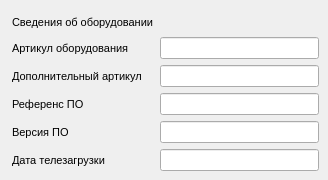
   <widget class="QWidget" name="tab">
    <attribute name="title">
     <string>Идентификация</string>
    </attribute>
    <widget class="QWidget" name="layoutWidget">
     <property name="geometry">
      <rect>
       <x>12</x>
       <y>13</y>
       <width>307</width>
       <height>158</height>
      </rect>
     </property>
     <layout class="QGridLayout" name="gridLayout">
      <item row="0" column="0">
       <widget class="QLabel" name="label_67">
        <property name="font">
         <font>
          <pointsize>8</pointsize>
         </font>
        </property>
        <property name="text">
         <string>Сведения об оборудовании</string>
        </property>
        <property name="alignment">
         <set>Qt::AlignLeading|Qt::AlignLeft|Qt::AlignVCenter</set>
        </property>
       </widget>
      </item>
      <item row="1" column="0">
       <widget class="QLabel" name="label_68">
        <property name="font">
         <font>
          <pointsize>8</pointsize>
         </font>
        </property>
        <property name="toolTip">
         <string/>
        </property>
        <property name="toolTipDuration">
         <number>-1</number>
        </property>
        <property name="autoFillBackground">
         <bool>false</bool>
        </property>
        <property name="text">
         <string>Артикул оборудования</string>
        </property>
       </widget>
      </item>
      <item row="1" column="1">
       <widget class="QLineEdit" name="hw_id"/>
      </item>
      <item row="2" column="0">
       <widget class="QLabel" name="label_69">
        <property name="font">
         <font>
          <pointsize>8</pointsize>
         </font>
        </property>
        <property name="toolTip">
         <string/>
        </property>
        <property name="toolTipDuration">
         <number>-1</number>
        </property>
        <property name="autoFillBackground">
         <bool>false</bool>
        </property>
        <property name="text">
         <string id="1">Дополнительный артикул</string>
        </property>
       </widget>
      </item>
      <item row="2" column="1">
       <widget class="QLineEdit" name="hw_id_2"/>
      </item>
      <item row="3" column="0">
       <widget class="QLabel" name="label_70">
        <property name="font">
         <font>
          <pointsize>8</pointsize>
         </font>
        </property>
        <property name="toolTip">
         <string/>
        </property>
        <property name="toolTipDuration">
         <number>-1</number>
        </property>
        <property name="autoFillBackground">
         <bool>false</bool>
        </property>
        <property name="text">
         <string>Референс ПО</string>
        </property>
       </widget>
      </item>
      <item row="3" column="1">
       <widget class="QLineEdit" name="sw_id"/>
      </item>
      <item row="4" column="0">
       <widget class="QLabel" name="label_71">
        <property name="font">
         <font>
          <pointsize>8</pointsize>
         </font>
        </property>
        <property name="toolTip">
         <string/>
        </property>
        <property name="toolTipDuration">
         <number>-1</number>
        </property>
        <property name="autoFillBackground">
         <bool>false</bool>
        </property>
        <property name="text">
         <string>Версия ПО</string>
        </property>
       </widget>
      </item>
      <item row="4" column="1">
       <widget class="QLineEdit" name="sw_ver"/>
      </item>
      <item row="5" column="0">
       <widget class="QLabel" name="label_72">
        <property name="font">
         <font>
          <pointsize>8</pointsize>
         </font>
        </property>
        <property name="toolTip">
         <string/>
        </property>
        <property name="toolTipDuration">
         <number>-1</number>
        </property>
        <property name="autoFillBackground">
         <bool>false</bool>
        </property>
        <property name="text">
         <string>Дата телезагрузки</string>
        </property>
       </widget>
      </item>
      <item row="5" column="1">
       <widget class="QLineEdit" name="sw_date"/>
      </item>
     </layout>
    </widget>
   </widget>
